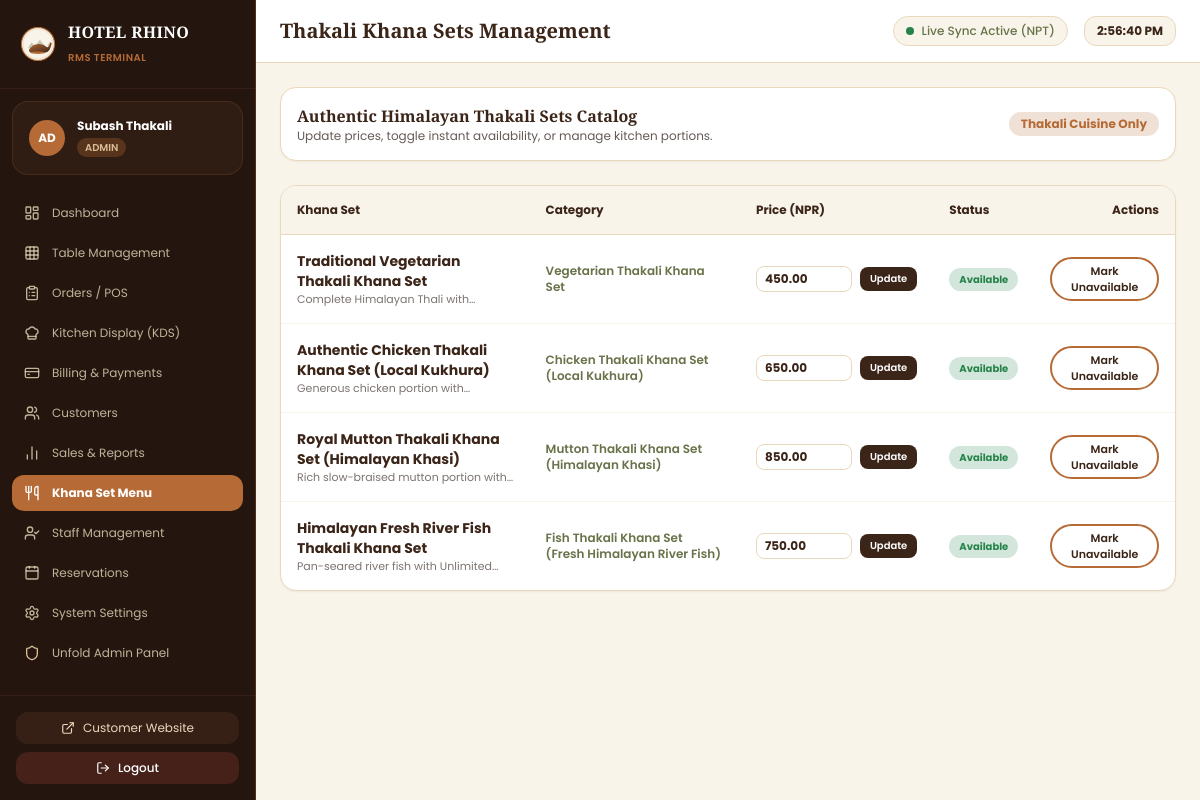
Page /staff/khana-sets/ (signed in) on the committed database.
### thakali_app/models.py (models this page shows, shortened)
class StaffProfile(models.Model):
    ROLE_CHOICES = [
        ('ADMIN', 'Owner / Admin'),
        ('CASHIER', 'Cashier'),
        ('WAITER', 'Waiter'),
        ('KITCHEN', 'Kitchen Staff'),
    ]
    user = models.OneToOneField(User, on_delete=models.CASCADE, related_name='staff_profile')
    role = models.CharField(max_length=20, choices=ROLE_CHOICES, default='WAITER')
    phone = models.CharField(max_length=20, blank=True)
    is_active_duty = models.BooleanField(default=True)
    created_at = models.DateTimeField(auto_now_add=True)

class KhanaSet(models.Model):
    CATEGORY_CHOICES = [
        ('VEG', 'Vegetarian Thakali Khana Set'),
        ('CHICKEN', 'Chicken Thakali Khana Set (Local Kukhura)'),
        ('MUTTON', 'Mutton Thakali Khana Set (Himalayan Khasi)'),
        ('FISH', 'Fish Thakali Khana Set (Fresh Himalayan River Fish)'),
    ]
    name = models.CharField(max_length=120)
    slug = models.SlugField(unique=True)
    category = models.CharField(max_length=20, choices=CATEGORY_CHOICES, default='VEG')
    description = models.TextField(help_text="Detailed description of ingredients and preparation")
    traditional_items = models.TextField(
        default="Jimbu-tempered Mustang Dal, Aromatic Steamed Rice (Bhat), Seasonal Himalayan Tarkari, Rayo ko Saag, Gundruk Sadeko, Timur Achar, Crispy Papad, Pure Shingati Chyangra Ghee",
        help_text="Items included in this Thali"
    )
    price_npr = models.DecimalField(max_digits=8, decimal_places=2, validators=[MinValueValidator(0)])
    portion_info = models.CharField(max_length=100, default="Complete Himalayan Thali with Unlimited Rice, Dal & Tarkari Refills")
    image = models.ImageField(upload_to='khana_sets/', blank=True, null=True)
    image_url = models.URLField(blank=True, help_text="Direct CDN / Unsplash fallback URL")
    is_available = models.BooleanField(default=True)
    is_featured = models.BooleanField(default=True)
    is_enabled_by_admin = models.BooleanField(default=True)
    spice_level = models.CharField(max_length=20, default='Mild to Medium', blank=True)
    calories = models.CharField(max_length=50, blank=True, default="~850 kcal")
    order_priority = models.PositiveIntegerField(default=1)
    class Meta:
        ordering = ['order_priority', 'id']

### thakali_app/views.py (the view, shortened to what this page needs)
# urls.py: path('staff/khana-sets/', views.khana_set_management_view, name='staff_khana_sets'),
@login_required
def khana_set_management_view(request):
    sets = KhanaSet.objects.all().order_by('order_priority')
    return render(request, 'staff/khana_sets_manage.html', {'khana_sets': sets})

### templates/staff/khana_sets_manage.html (shortened to what this page needs)
{% extends 'staff/base_staff.html' %}
{% block header_title %}Thakali Khana Sets Management{% endblock %}
{% block content %}
<div class="space-y-6">
  <div class="bg-white p-4 rounded-2xl border border-tradBeige shadow-sm flex items-center justify-between text-xs">
    <div>
      <h3 class="font-heading font-bold text-base text-deepBrown">Authentic Himalayan Thakali Sets Catalog</h3>
      <p class="text-darkEspresso/70">Update prices, toggle instant availability, or manage kitchen portions.</p>
    </div>
    <span class="px-3 py-1 bg-terracotta/20 text-terracotta rounded-full font-bold">
      Thakali Cuisine Only
    </span>
  </div>
  <div class="bg-white rounded-2xl border border-tradBeige shadow-sm overflow-hidden">
    <table class="w-full text-left text-xs">
      <thead class="bg-creamBg border-b border-tradBeige text-deepBrown font-heading">
        <tr>
          <th class="p-4">Khana Set</th>
          <th class="p-4">Category</th>
          <th class="p-4">Price (NPR)</th>
          <th class="p-4">Status</th>
          <th class="p-4 text-right">Actions</th>
        </tr>
      </thead>
      <tbody class="divide-y divide-creamBg">
        {% for ks in khana_sets %}
        <tr class="hover:bg-creamBg/50 transition">
          <td class="p-4">
            <span class="font-bold text-deepBrown block text-sm">{{ ks.name }}</span>
            <span class="text-[11px] text-darkEspresso/60 line-clamp-1">{{ ks.portion_info }}</span>
          </td>
          <td class="p-4 font-semibold text-mutedOlive">
            {{ ks.get_category_display }}
          </td>
          <td class="p-4">
            <form method="POST" class="flex items-center gap-2">
              <input type="number" step="10" name="price" value="{{ ks.price_npr }}" class="w-24 px-2 py-1 rounded-lg border border-tradBeige text-xs font-bold text-deepBrown">
              <button type="submit" class="px-2.5 py-1 bg-deepBrown text-white rounded-lg text-[10px] font-semibold hover:bg-terracotta transition">Update</button>
            </form>
          </td>
          <td class="p-4">
            {% if ks.is_available %}
              <span class="px-2.5 py-1 rounded-full text-[10px] font-bold bg-successGreen/20 text-successGreen">Available</span>
            {% else %}
              <span class="px-2.5 py-1 rounded-full text-[10px] font-bold bg-errorRed/20 text-errorRed">Sold Out</span>
            {% endif %}
          </td>
          <td class="p-4 text-right">
            <form method="POST" class="inline">
              <button type="submit" class="btn-outline text-[11px] py-1 px-3">
                {% if ks.is_available %}Mark Unavailable{% else %}Mark Available{% endif %}
              </button>
            </form>
          </td>
        </tr>
        {% endfor %}
      </tbody>
    </table>
  </div>
</div>
{% endblock %}

### templates/staff/base_staff.html (shortened to what this page needs)
<!DOCTYPE html>
<html lang="en">
<head>
  <script src="https://cdn.tailwindcss.com"></script>
  <link rel="stylesheet" href="/static/css/style.css">
</head>
<body class="bg-creamBg text-darkEspresso min-h-screen flex flex-col md:flex-row font-body">
  <aside class="w-full md:w-64 bg-darkEspresso text-tradBeige flex-shrink-0 flex flex-col justify-between border-r border-terracotta/30">
    <div>
      <div class="p-5 border-b border-deepBrown/80 flex items-center justify-between">
        <div class="flex items-center gap-3">
          <img src="/static/images/rhino_logo.svg" alt="Hotel Rhino" class="w-9 h-9">
          <div>
            <h1 class="font-heading font-bold text-white text-base tracking-wide">HOTEL RHINO</h1>
            <span class="text-[10px] text-terracotta tracking-wider uppercase font-semibold">RMS Terminal</span>
          </div>
        </div>
      </div>
      <div class="p-4 bg-deepBrown/50 mx-3 my-3 rounded-2xl border border-terracotta/20 flex items-center gap-3">
        <div class="w-9 h-9 rounded-full bg-terracotta text-white flex items-center justify-center font-bold text-xs">
          {{ request.user.username|slice:":2"|upper }}
        </div>
        <div class="overflow-hidden">
          <p class="text-xs font-bold text-white truncate">{{ request.user.get_full_name|default:request.user.username }}</p>
          <span class="text-[10px] px-2 py-0.5 rounded-full bg-terracotta/30 text-warmSand font-semibold uppercase">
            {{ STAFF_ROLE|default:"ADMIN" }}
          </span>
        </div>
      </div>
      <nav class="px-3 py-2 space-y-1 text-xs">
        <a href="{% url 'staff_dashboard' %}" class="flex items-center gap-3 px-3 py-2.5 rounded-xl transition {% if request.resolver_match.url_name == 'staff_dashboard' %}bg-terracotta text-white font-bold{% else %}hover:bg-deepBrown text-tradBeige/80 hover:text-white{% endif %}">
          <i data-lucide="layout-dashboard" class="w-4 h-4"></i> Dashboard
        </a>
        <a href="{% url 'staff_tables' %}" class="flex items-center gap-3 px-3 py-2.5 rounded-xl transition {% if request.resolver_match.url_name == 'staff_tables' %}bg-terracotta text-white font-bold{% else %}hover:bg-deepBrown text-tradBeige/80 hover:text-white{% endif %}">
          <i data-lucide="grid" class="w-4 h-4"></i> Table Management
        </a>
        <a href="{% url 'staff_pos' %}" class="flex items-center gap-3 px-3 py-2.5 rounded-xl transition {% if request.resolver_match.url_name == 'staff_pos' %}bg-terracotta text-white font-bold{% else %}hover:bg-deepBrown text-tradBeige/80 hover:text-white{% endif %}">
          <i data-lucide="clipboard-list" class="w-4 h-4"></i> Orders / POS
        </a>
        <a href="{% url 'staff_kitchen' %}" class="flex items-center gap-3 px-3 py-2.5 rounded-xl transition {% if request.resolver_match.url_name == 'staff_kitchen' %}bg-terracotta text-white font-bold{% else %}hover:bg-deepBrown text-tradBeige/80 hover:text-white{% endif %}">
          <i data-lucide="chef-hat" class="w-4 h-4"></i> Kitchen Display (KDS)
        </a>
        <a href="{% url 'staff_billing' %}" class="flex items-center gap-3 px-3 py-2.5 rounded-xl transition {% if request.resolver_match.url_name == 'staff_billing' %}bg-terracotta text-white font-bold{% else %}hover:bg-deepBrown text-tradBeige/80 hover:text-white{% endif %}">
          <i data-lucide="credit-card" class="w-4 h-4"></i> Billing & Payments
        </a>
        <a href="{% url 'staff_customers' %}" class="flex items-center gap-3 px-3 py-2.5 rounded-xl transition {% if request.resolver_match.url_name == 'staff_customers' %}bg-terracotta text-white font-bold{% else %}hover:bg-deepBrown text-tradBeige/80 hover:text-white{% endif %}">
          <i data-lucide="users" class="w-4 h-4"></i> Customers
        </a>
        <a href="{% url 'staff_reports' %}" class="flex items-center gap-3 px-3 py-2.5 rounded-xl transition {% if request.resolver_match.url_name == 'staff_reports' %}bg-terracotta text-white font-bold{% else %}hover:bg-deepBrown text-tradBeige/80 hover:text-white{% endif %}">
          <i data-lucide="bar-chart-2" class="w-4 h-4"></i> Sales & Reports
        </a>
        <a href="{% url 'staff_khana_sets' %}" class="flex items-center gap-3 px-3 py-2.5 rounded-xl transition {% if request.resolver_match.url_name == 'staff_khana_sets' %}bg-terracotta text-white font-bold{% else %}hover:bg-deepBrown text-tradBeige/80 hover:text-white{% endif %}">
          <i data-lucide="utensils" class="w-4 h-4"></i> Khana Set Menu
        </a>
        <a href="{% url 'staff_members' %}" class="flex items-center gap-3 px-3 py-2.5 rounded-xl transition {% if request.resolver_match.url_name == 'staff_members' %}bg-terracotta text-white font-bold{% else %}hover:bg-deepBrown text-tradBeige/80 hover:text-white{% endif %}">
          <i data-lucide="user-check" class="w-4 h-4"></i> Staff Management
        </a>
        <a href="{% url 'staff_reservations' %}" class="flex items-center gap-3 px-3 py-2.5 rounded-xl transition {% if request.resolver_match.url_name == 'staff_reservations' %}bg-terracotta text-white font-bold{% else %}hover:bg-deepBrown text-tradBeige/80 hover:text-white{% endif %}">
          <i data-lucide="calendar" class="w-4 h-4"></i> Reservations
        </a>
        <a href="{% url 'staff_settings' %}" class="flex items-center gap-3 px-3 py-2.5 rounded-xl transition {% if request.resolver_match.url_name == 'staff_settings' %}bg-terracotta text-white font-bold{% else %}hover:bg-deepBrown text-tradBeige/80 hover:text-white{% endif %}">
          <i data-lucide="settings" class="w-4 h-4"></i> System Settings
        </a>
        <a href="/admin/" target="_blank" class="flex items-center gap-3 px-3 py-2.5 rounded-xl hover:bg-deepBrown text-tradBeige/80 hover:text-white transition">
          <i data-lucide="shield" class="w-4 h-4 text-warmSand"></i> Unfold Admin Panel
        </a>
      </nav>
    </div>
    <div class="p-4 border-t border-deepBrown/80 space-y-2 text-xs">
      <a href="/" target="_blank" class="flex items-center justify-center gap-2 w-full py-2 rounded-xl bg-deepBrown/80 text-tradBeige hover:text-white transition">
        <i data-lucide="external-link" class="w-3.5 h-3.5"></i> Customer Website
      </a>
      <a href="{% url 'staff_logout' %}" class="flex items-center justify-center gap-2 w-full py-2 rounded-xl bg-errorRed/20 hover:bg-errorRed text-white transition font-medium">
        <i data-lucide="log-out" class="w-3.5 h-3.5"></i> Logout
      </a>
    </div>
  </aside>
  <div class="flex-grow flex flex-col min-w-0">
    <header class="bg-white border-b border-tradBeige px-6 py-4 flex items-center justify-between">
      <div class="flex items-center gap-3">
        <h2 class="font-heading font-bold text-xl text-deepBrown">{% block header_title %}Operations Dashboard{% endblock %}</h2>
      </div>
      <div class="flex items-center gap-4 text-xs">
        <div class="hidden sm:flex items-center gap-2 px-3 py-1.5 rounded-full bg-creamBg border border-tradBeige text-mutedOlive font-medium">
          <span class="w-2 h-2 rounded-full bg-successGreen animate-ping"></span>
          <span>Live Sync Active (NPT)</span>
        </div>
        <div id="liveClock" class="font-bold text-deepBrown px-3 py-1.5 bg-creamBg rounded-xl border border-tradBeige">
        </div>
      </div>
    </header>
    <main class="p-6 flex-grow">
      {% block content %}{% endblock %}
    </main>
  </div>
</body>
</html>

### static/css/style.css (style rules this page uses)
:root { --color-deep-brown: #3B2418; --color-espresso: #24160F; --color-terracotta: #B66A36; --color-warm-sand: #D8BD96; --color-trad-beige: #E9D9BC; --color-cream-bg: #F8F4EA; --color-muted-olive: #68734A; --color-white: #FFFFFF; --color-success: #25834A; --color-warning: #D68B27; --color-error: #C64C43; --font-heading: 'Playfair Display', serif; --font-body: 'Poppins', -apple-system, BlinkMacSystemFont, sans-serif; --font-devanagari: 'Noto Sans Devanagari', sans-serif; }
* { box-sizing: border-box; margin: 0; padding: 0; }
body { font-family: var(--font-body); background-color: var(--color-cream-bg); color: var(--color-espresso); line-height: 1.6; min-height: 100vh; }
h1, h2, h3, h4, .brand-font { font-family: var(--font-heading); color: var(--color-deep-brown); font-weight: 700; }
a { color: inherit; text-decoration: none; }
.btn-outline { background-color: transparent; color: var(--color-deep-brown); border: 2px solid var(--color-terracotta); padding: 0.7rem 1.6rem; border-radius: 9999px; font-weight: 600; display: inline-flex; align-items: center; gap: 0.5rem; transition: all 0.25s ease; cursor: pointer; }

### rows in the picture
StaffProfile: role "ADMIN"
KhanaSet: name "Traditional Vegetarian Thakali Khana Set", portion_info "Complete Himalayan Thali…", category "Vegetarian Thakali Khana Set", price "450.00", is_available "Available"
KhanaSet: name "Authentic Chicken Thakali Khana Set (Local Kukhura)", portion_info "Generous chicken portion…", category "Chicken Thakali Khana Set (Local Kukhura)", price "650.00", is_available "Available"
KhanaSet: name "Royal Mutton Thakali Khana Set (Himalayan Khasi)", portion_info "Rich slow-braised mutton portion…", category "Mutton Thakali Khana Set (Himalayan Khasi)", price "850.00", is_available "Available"
KhanaSet: name "Himalayan Fresh River Fish Thakali Khana Set", portion_info "Pan-seared river fish with…", category "Fish Thakali Khana Set (Fresh Himalayan River Fish)", price "750.00", is_available "Available"

### other values in the picture
{{ request.user.username|slice:":2"|upper }} "AD"
{{ request.user.get_full_name|default:request.user.username }} "Subash Thakali"
